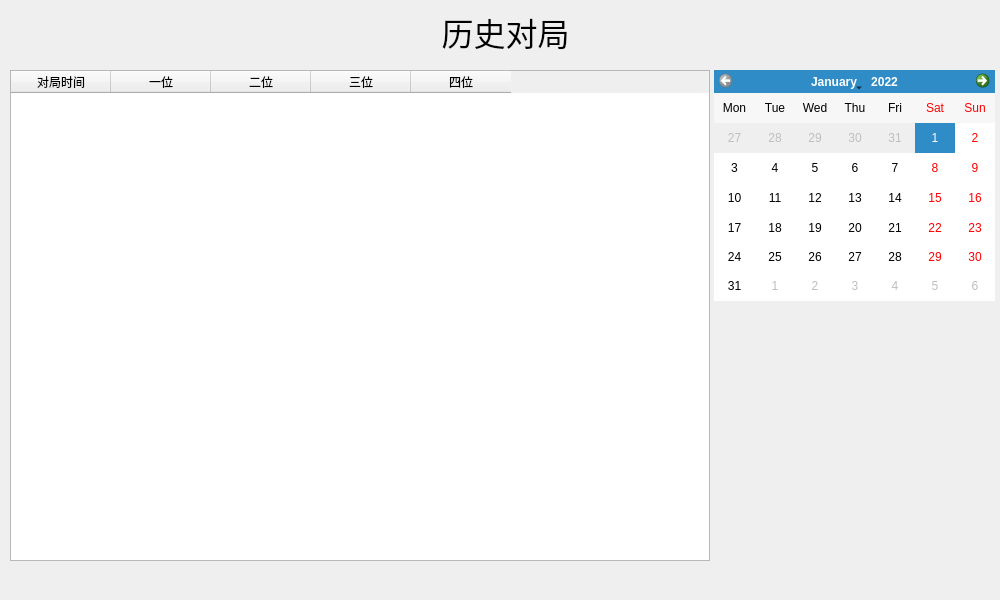
<?xml version="1.0" encoding="UTF-8"?>
<ui version="4.0">
 <class>GameHistoryWindow</class>
 <widget class="QMainWindow" name="GameHistoryWindow">
  <property name="geometry">
   <rect>
    <x>0</x>
    <y>0</y>
    <width>1000</width>
    <height>600</height>
   </rect>
  </property>
  <property name="sizePolicy">
   <sizepolicy hsizetype="Fixed" vsizetype="Fixed">
    <horstretch>0</horstretch>
    <verstretch>0</verstretch>
   </sizepolicy>
  </property>
  <property name="minimumSize">
   <size>
    <width>1000</width>
    <height>600</height>
   </size>
  </property>
  <property name="maximumSize">
   <size>
    <width>1000</width>
    <height>600</height>
   </size>
  </property>
  <property name="windowTitle">
   <string>历史对局</string>
  </property>
  <property name="windowIcon">
   <iconset resource="Icons.qrc">
    <normaloff>:/Icons/icon.png</normaloff>:/Icons/icon.png</iconset>
  </property>
  <widget class="QWidget" name="centralwidget">
   <widget class="QLabel" name="label">
    <property name="geometry">
     <rect>
      <x>200</x>
      <y>6</y>
      <width>611</width>
      <height>51</height>
     </rect>
    </property>
    <property name="font">
     <font>
      <family>微软雅黑</family>
      <pointsize>24</pointsize>
     </font>
    </property>
    <property name="text">
     <string>历史对局</string>
    </property>
    <property name="alignment">
     <set>Qt::AlignCenter</set>
    </property>
   </widget>
   <widget class="QTableWidget" name="table">
    <property name="geometry">
     <rect>
      <x>10</x>
      <y>70</y>
      <width>700</width>
      <height>491</height>
     </rect>
    </property>
    <property name="verticalScrollBarPolicy">
     <enum>Qt::ScrollBarAlwaysOff</enum>
    </property>
    <property name="editTriggers">
     <set>QAbstractItemView::NoEditTriggers</set>
    </property>
    <property name="showDropIndicator" stdset="0">
     <bool>false</bool>
    </property>
    <property name="dragDropOverwriteMode">
     <bool>false</bool>
    </property>
    <property name="selectionBehavior">
     <enum>QAbstractItemView::SelectRows</enum>
    </property>
    <attribute name="verticalHeaderVisible">
     <bool>false</bool>
    </attribute>
    <column>
     <property name="text">
      <string>对局时间</string>
     </property>
    </column>
    <column>
     <property name="text">
      <string>一位</string>
     </property>
    </column>
    <column>
     <property name="text">
      <string>二位</string>
     </property>
    </column>
    <column>
     <property name="text">
      <string>三位</string>
     </property>
    </column>
    <column>
     <property name="text">
      <string>四位</string>
     </property>
    </column>
   </widget>
   <widget class="QCalendarWidget" name="calendar">
    <property name="geometry">
     <rect>
      <x>714</x>
      <y>70</y>
      <width>281</width>
      <height>231</height>
     </rect>
    </property>
    <property name="selectedDate">
     <date>
      <year>2022</year>
      <month>1</month>
      <day>1</day>
     </date>
    </property>
    <property name="minimumDate">
     <date>
      <year>2022</year>
      <month>1</month>
      <day>1</day>
     </date>
    </property>
    <property name="verticalHeaderFormat">
     <enum>QCalendarWidget::NoVerticalHeader</enum>
    </property>
   </widget>
  </widget>
 </widget>
 <resources>
  <include location="Icons.qrc"/>
 </resources>
 <connections/>
</ui>
